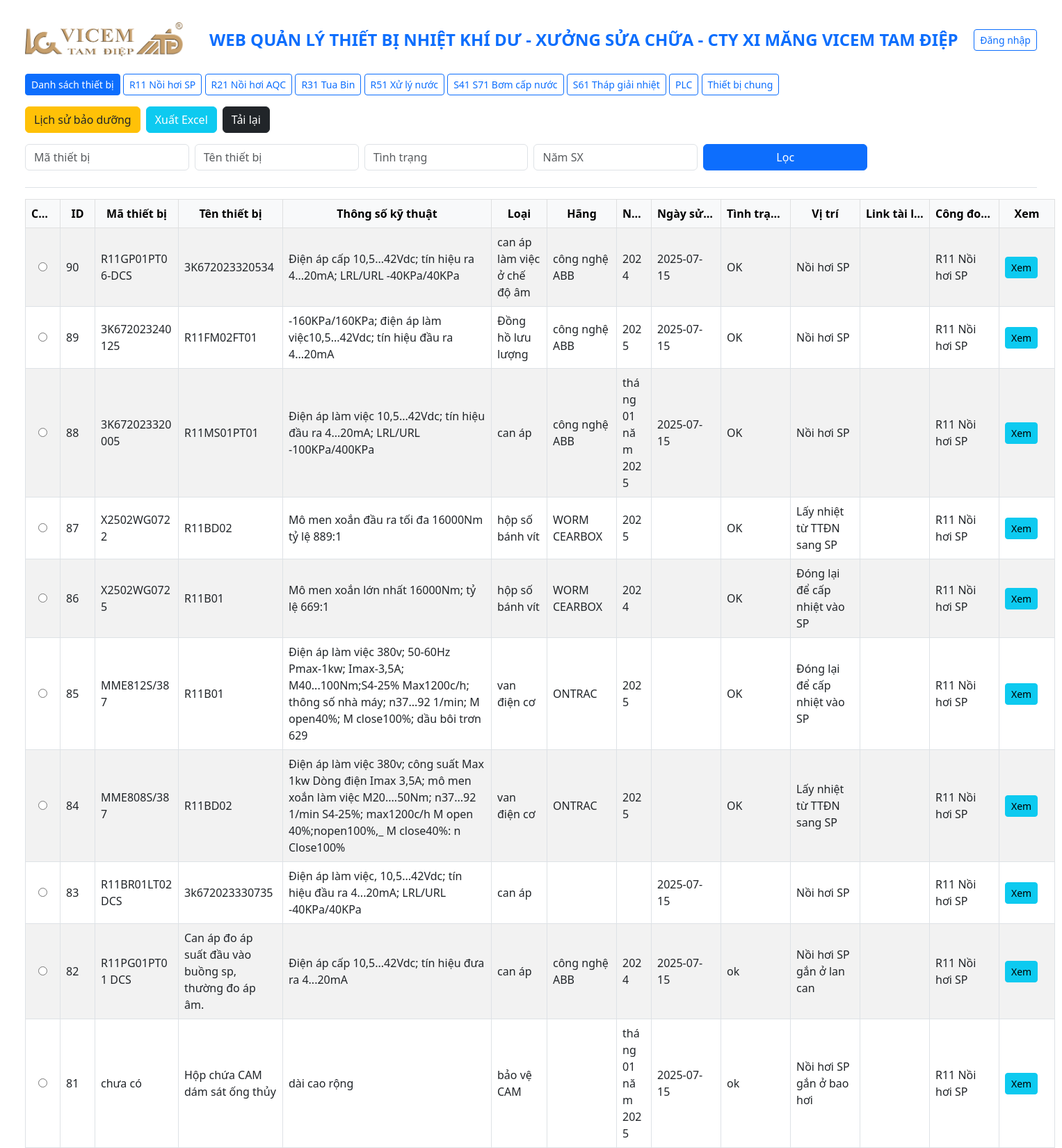
/devices (upper part), run on the app's committed database.
### tables this page shows
CREATE TABLE devices (
    id INTEGER PRIMARY KEY AUTOINCREMENT,
    code TEXT,
    name TEXT,
    specs TEXT,
    category TEXT,
    manufacturer TEXT,
    year TEXT,
    date_in_use TEXT,
    status TEXT,
    location TEXT,
    link TEXT,
    stage TEXT
);

### app.py (the view)
@app.route('/devices')
@app.route('/')
@app.route('/devices')
def index():
    user = session.get('user')  # Cho phép truy cập không cần đăng nhập
    stage = request.args.get('stage')
    selected_id = request.args.get('selected_id')
    conn = get_db()
    query = "SELECT * FROM devices WHERE 1=1"
    params = []
    for field in ['code', 'name', 'status', 'year']:
        value = request.args.get(field)
        if value:
            query += f" AND {field} LIKE ?"
            params.append(f"%{value}%")
    if stage:
        query += " AND stage = ?"
        params.append(stage)
    query += " ORDER BY id DESC LIMIT 1000"
    devices = conn.execute(query, tuple(params)).fetchall()
    conn.close()
    return render_template('index.html',
                           devices=devices,
                           stages=get_stages(),
                           selected_stage=stage,
                           selected_id=selected_id,
                           user=user)

### app.py (called while the page is built)
def get_db():
    conn = sqlite3.connect(DB_FILE)
    conn.row_factory = sqlite3.Row
    return conn

def get_stages():
    return [
        'R11 Nồi hơi SP', 'R21 Nồi hơi AQC', 'R31 Tua Bin',
        'R51 Xử lý nước', 'S41 S71 Bơm cấp nước', 'S61 Tháp giải nhiệt', 'PLC', 'Thiết bị chung'
    ]

### templates/index.html (shortened to what this page needs)
<!DOCTYPE html>
<html lang="vi">
<head>
  <link href="https://cdn.jsdelivr.net/npm/bootstrap@5.3.0/dist/css/bootstrap.min.css" rel="stylesheet">
</head>
<body class="p-4">
  <div class="container-fluid">
    <div class="sticky-top bg-white py-2 border-bottom" style="z-index: 1000;">
      <h4 class="fw-bold text-primary mb-4 d-flex justify-content-between align-items-center">
        <img src="{{ url_for('static', filename='logo.png') }}" alt="Logo" style="height: 50px;" class="me-3">
        WEB QUẢN LÝ THIẾT BỊ NHIỆT KHÍ DƯ - XƯỞNG SỬA CHỮA - CTY XI MĂNG VICEM TAM ĐIỆP
        <div>
          {% if user %}
            <span class="me-2">👋 Xin chào {{ user.username }}</span>
            <a href="{{ url_for('logout') }}" class="btn btn-outline-danger btn-sm">Đăng xuất</a>
          {% else %}
            <a href="{{ url_for('login') }}" class="btn btn-outline-primary btn-sm">Đăng nhập</a>
          {% endif %}
        </div>
      </h4>
      <div class="mb-3">
        <a href="{{ url_for('index') }}" class="btn btn-primary btn-sm">Danh sách thiết bị</a>
        {% for s in stages %}
          <a href="{{ url_for('index', stage=s) }}" class="btn btn-outline-primary btn-sm {% if s == selected_stage %}active{% endif %}">{{ s }}</a>
        {% endfor %}
      </div>
      <div class="mb-3 d-flex flex-wrap gap-2">
  	<a href="{{ url_for('maintenance_all') }}" class="btn btn-warning text-dark">Lịch sử bảo dưỡng</a>
  	<a href="{{ url_for('export_excel') }}" class="btn btn-info text-white">Xuất Excel</a>
  	<a href="{{ url_for('index') }}" class="btn btn-dark">Tải lại</a>
      </div>
      <form method="get" class="row g-2 mb-3">
        <div class="col-md-2"><input type="text" name="code" placeholder="Mã thiết bị" class="form-control" value="{{ request.args.get('code', '') }}"></div>
        <div class="col-md-2"><input type="text" name="name" placeholder="Tên thiết bị" class="form-control" value="{{ request.args.get('name', '') }}"></div>
        <div class="col-md-2"><input type="text" name="status" placeholder="Tình trạng" class="form-control" value="{{ request.args.get('status', '') }}"></div>
        <div class="col-md-2"><input type="text" name="year" placeholder="Năm SX" class="form-control" value="{{ request.args.get('year', '') }}"></div>
        <div class="col-md-2">
          <button type="submit" class="btn btn-primary w-100">Lọc</button>
        </div>
      </form>
    </div>
    <form method="post" id="deviceForm" action="{{ url_for('edit_device') }}">
      <table class="table table-bordered table-striped table-hover align-middle mt-3">
        <thead class="table-light text-center">
          <tr>
            <th style="width: 50px;">Chọn</th>
            <th style="width: 50px;">ID</th>
            <th style="width: 120px;">Mã thiết bị</th>
            <th style="width: 150px;">Tên thiết bị</th>
            <th style="width: 300px;">Thông số kỹ thuật</th>
            <th style="width: 80px;">Loại</th>
            <th style="width: 100px;">Hãng</th>
            <th style="width: 50px;">Năm SX</th>
            <th style="width: 100px;">Ngày sử dụng</th>
            <th style="width: 100px;">Tình trạng</th>
            <th style="width: 100px;">Vị trí</th>
            <th style="width: 100px;">Link tài liệu</th>
            <th style="width: 100px;">Công đoạn</th>
            <th style="width: 80px;">Xem</th>
          </tr>
        </thead>
        <tbody>
          {% for d in devices %}
          <tr>
            <td class="text-center"><input type="radio" name="selected_id" value="{{ d.id }}" {% if selected_id and d.id|string == selected_id|string %}checked{% endif %}></td>
            <td>{{ d.id }}</td>
            <td>{{ d.code }}</td>
            <td>{{ d.name }}</td>
            <td><span style="display:inline-block; width:100%;">{{ d.specs }}</span></td>
            <td>{{ d.category }}</td>
            <td>{{ d.manufacturer }}</td>
            <td>{{ d.year }}</td>
            <td>{{ d.date_in_use }}</td>
            <td>{{ d.status }}</td>
            <td>{{ d.location }}</td>
            <td><a href="{{ d.link }}" target="_blank">{{ d.link }}</a></td>
            <td>{{ d.stage }}</td>
            <td><a href="{{ url_for('device_history', device_id=d.id) }}" class="btn btn-sm btn-info">Xem</a></td>
          </tr>
          {% endfor %}
        </tbody>
      </table>
    </form>
  </div>
</body>
</html>

### templates/index.html (style rules this page uses)
table { table-layout: fixed; width: 100%; }
th, td { white-space: nowrap; overflow: hidden; text-overflow: ellipsis; }
td { white-space: normal; overflow-wrap: break-word; }

### data on the page
devices: id "90", code "R11GP01PT06-DCS", name "3K672023320534", specs "Điện áp cấp 10,5...42Vdc; tín hiệu ra 4...20mA; LRL/URL -40KPa/40KPa", category "can áp làm việc ở chế độ âm", manufacturer "công nghệ ABB", year "2024", date_in_use "2025-07-15", status "OK", location "Nồi hơi SP", stage "R11 Nồi hơi SP"
devices: id "89", code "3K672023240125", name "R11FM02FT01", specs "-160KPa/160KPa; điện áp làm việc10,5...42Vdc; tín hiệu đầu ra 4...20mA", category "Đồng hồ lưu lượng", manufacturer "công nghệ ABB", year "2025", date_in_use "2025-07-15", status "OK", location "Nồi hơi SP", stage "R11 Nồi hơi SP"
devices: id "88", code "3K672023320005", name "R11MS01PT01", specs "Điện áp làm việc 10,5...42Vdc; tín hiệu đầu ra 4...20mA; LRL/URL -100KPa/400KPa", category "can áp", manufacturer "công nghệ ABB", year "tháng 01 năm 2025", date_in_use "2025-07-15", status "OK", location "Nồi hơi SP", stage "R11 Nồi hơi SP"
devices: id "87", code "X2502WG0722", name "R11BD02", specs "Mô men xoắn đầu ra tối đa 16000Nm tỷ lệ 889:1", category "hộp số bánh vít", manufacturer "WORM CEARBOX", year "2025", status "OK", location "Lấy nhiệt từ TTĐN sang SP", stage "R11 Nồi hơi SP"
devices: id "86", code "X2502WG0725", name "R11B01", specs "Mô men xoắn lớn nhất 16000Nm; tỷ lệ 669:1", category "hộp số bánh vít", manufacturer "WORM CEARBOX", year "2024", status "OK", location "Đóng lại để cấp nhiệt vào SP", stage "R11 Nồi hơi SP"
devices: id "85", code "MME812S/387", name "R11B01", specs "Điện áp làm việc 380v; 50-60Hz Pmax-1kw; Imax-3,5A; M40...100Nm;S4-25% Max1200c/h; thông số nhà máy; n37...92 1/min; M open40%; M close100%; dầu bôi trơn 629", category "van điện cơ", manufacturer "ONTRAC", year "2025", status "OK", location "Đóng lại để cấp nhiệt vào SP", stage "R11 Nồi hơi SP"
devices: id "84", code "MME808S/387", name "R11BD02", specs "Điện áp làm việc 380v; công suất Max 1kw Dòng điện Imax 3,5A; mô men xoắn làm việc M20....50Nm; n37...92 1/min S4-25%; max1200c/h M open 40%;nopen100%,_ M close40%: n Close100%", category "van điện cơ", manufacturer "ONTRAC", year "2025", status "OK", location "Lấy nhiệt từ TTĐN sang SP", stage "R11 Nồi hơi SP"
devices: id "83", code "R11BR01LT02 DCS", name "3k672023330735", specs "Điện áp làm việc, 10,5...42Vdc; tín hiệu đầu ra 4...20mA; LRL/URL -40KPa/40KPa", category "can áp", date_in_use "2025-07-15", location "Nồi hơi SP", stage "R11 Nồi hơi SP"
devices: id "82", code "R11PG01PT01 DCS", name "Can áp đo áp suất đầu vào buồng sp, thường đo áp âm.", specs "Điện áp cấp 10,5...42Vdc; tín hiệu đưa ra 4...20mA", category "can áp", manufacturer "công nghệ ABB", year "2024", date_in_use "2025-07-15", status "ok", location "Nồi hơi SP gắn ở lan can", stage "R11 Nồi hơi SP"
devices: id "81", code "chưa có", name "Hộp chứa CAM dám sát ống thủy", specs "dài cao rộng", category "bảo vệ CAM", year "tháng 01 năm 2025", date_in_use "2025-07-15", status "ok", location "Nồi hơi SP gắn ở bao hơi", stage "R11 Nồi hơi SP"

### other printed values
{{ s }} "R11 Nồi hơi SP" "R21 Nồi hơi AQC" "R31 Tua Bin" "R51 Xử lý nước" "S41 S71 Bơm cấp nước" "S61 Tháp giải nhiệt" "PLC" "Thiết bị chung"
